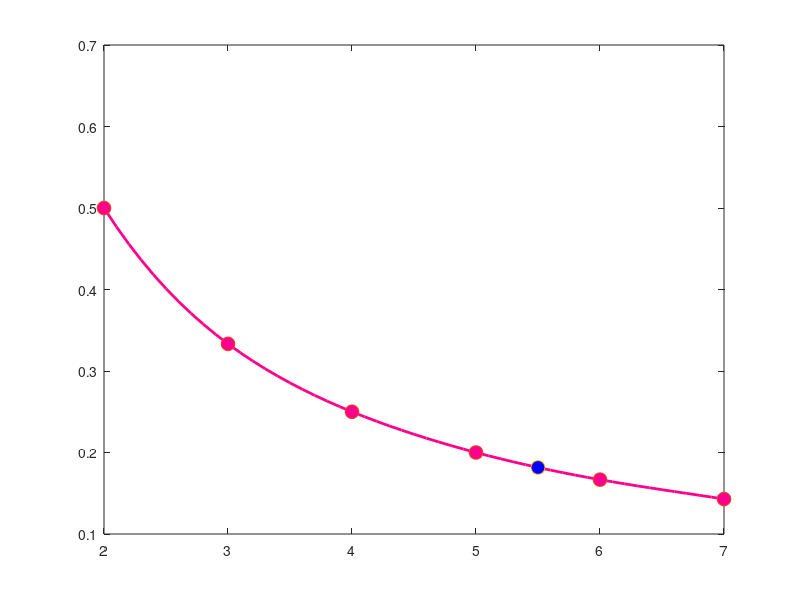

This chart was generated by the following MATLAB code:
function l5ex19()
  clc;
  x = [2, 3, 4, 5, 6, 7];
  y = [0.5, 0.3333, 0.25, 0.2, 0.1667, 0.1429];
  xdef = 5.5;
  
  ordem = input("Defina o grau do polinonimo: ");
  
  coeficientes = elementos(ordem, x, y);
  [r2, coeficiteDeterminacao] = determinacao(coeficientes, x, y);
  
  fprintf("Os pontos: ") 
  for i = 1:numel(x)
    fprintf("(%d, %d) ", x(i), y(i))    
  endfor

  fprintf("Gerando a função: \nf(x) = ")
  fprintf("%d + ", coeficientes(1))
  for i = 2:numel(coeficientes)
    fprintf("%d.x^%d", coeficientes(i), (i-1))
    if i <= (numel(coeficientes)-1)
      fprintf(" + ")
    endif
  endfor
  
  fprintf("\nEstimando x para %d o polinomio resulta em: %d\nR2=%d, R=%d\n", xdef, funcao(coeficientes, xdef), r2, coeficiteDeterminacao);
  plotrosa(ordem, x, y, coeficientes, xdef);
endfunction

function x = elementos(ordem, x, y)
  matrizA = zeros(ordem+1, ordem+2);
  [~, n] = size(x);
  for i = 1:(ordem+1)
    for j = 1:i
      k = i+j-2;
      soma = 0;
      for l = 1:n
        soma = soma + ((x(l))^k);
      endfor
      matrizA(i, j) = soma;
      matrizA(j, i) = soma;
    endfor
    soma = 0;
    for l = 1:n
      soma = soma + (y(l))*((x(l))^(i-1));
    endfor
    matrizA(i, ordem+2) = soma;
  endfor
  A = matrizA(:, 1:(end-1));
  b = matrizA(:, end);
  x = A\b;
endfunction

function [r2, coeficiteDeterminacao] = determinacao(coeficientes, x, y)
  st = 0;
  sr = 0;
  for i = 1:numel(x)
    func = funcao(coeficientes, (x(i)));
    sr = sr + (y(i) - func)^2;
    st = st + (y(i) - mean(y))^2;
  endfor
  r2 = (st - sr)/st;
  coeficiteDeterminacao = sqrt(r2);
endfunction

function y = funcao(coeficientes, xdef)
  y = 0;
  for i = numel(coeficientes):-1:1 % Decrementa os coeficientes
    y = y + coeficientes(i) * xdef^(i - 1); % Soma acumulativa
  endfor
endfunction

function plotrosa(ordem, x, y, coeficientes, pontim)
  xauxiliar = (x(1)):0.1:(x(end));
  yauxiliar = (x(1)):0.1:(x(end));
  
  for i = 1:numel(xauxiliar)
    yauxiliar(i) = funcao(coeficientes, xauxiliar(i));
  endfor
  grid on;
  plot(xauxiliar, yauxiliar, 'linewidth', 2, 'color', [0.9922, 0.0000, 0.5490]);
  hold on;
  plot(x, y, 'marker', 'o', 'markersize', 10, 'markerfacecolor', [0.9922, 0.0000, 0.5490], 'LineStyle', 'none');
  hold on;
  plot(pontim, (funcao(coeficientes, pontim)), 'marker', 'o', 'markersize', 10, 'markerfacecolor', 'b', 'LineStyle', 'none');
  hold off;
endfunction


% Titulo grafico
% Legenda
% x e y label

